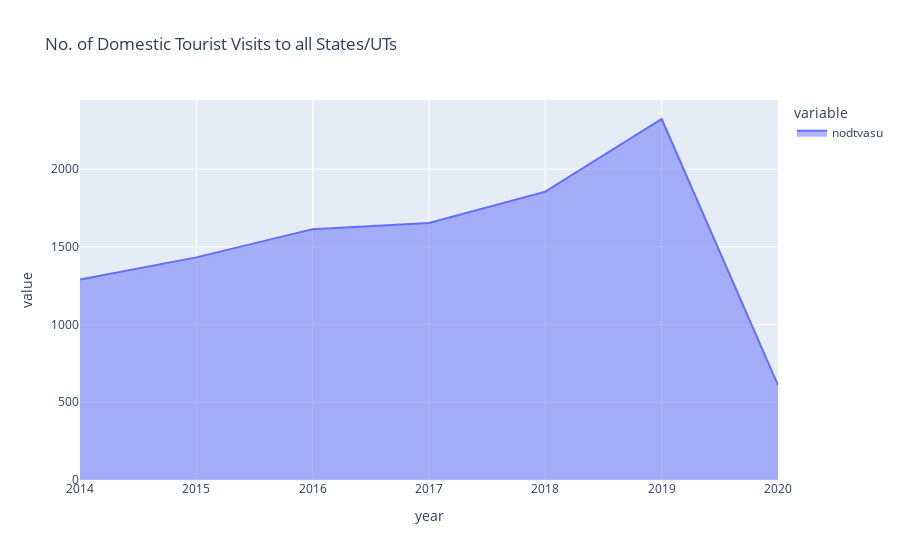

Notebook code cell kept with this figure:
### Code cell
px.area(df,df.index,['nodtvasu'],title='No. of Domestic Tourist Visits to all States/UTs')

### Figure 1 — Plotly figure (JSON) as saved in the notebook; plotly's stock layout.template omitted (floating-point values rounded to 4 significant figures)
{"data": [{"fillpattern": {"shape": ""}, "hovertemplate": "variable=nodtvasu<br>year=%{x}<br>value=%{y}<extra></extra>", "legendgroup": "nodtvasu", "line": {"color": "#636efa"}, "marker": {"symbol": "circle"}, "mode": "lines", "name": "nodtvasu", "orientation": "v", "showlegend": true, "stackgroup": "1", "type": "scatter", "x": [2014, 2015, 2016, 2017, 2018, 2019, 2020], "xaxis": "x", "y": [1290, 1432, 1614.0, 1652.0, 1855.0, 2322.0, 610.2], "yaxis": "y"}], "layout": {"legend": {"title": {"text": "variable"}, "tracegroupgap": 0}, "title": {"text": "No. of Domestic Tourist Visits to all States/UTs"}, "xaxis": {"anchor": "y", "domain": [0, 1], "title": {"text": "year"}}, "yaxis": {"anchor": "x", "domain": [0, 1], "title": {"text": "value"}}}}
